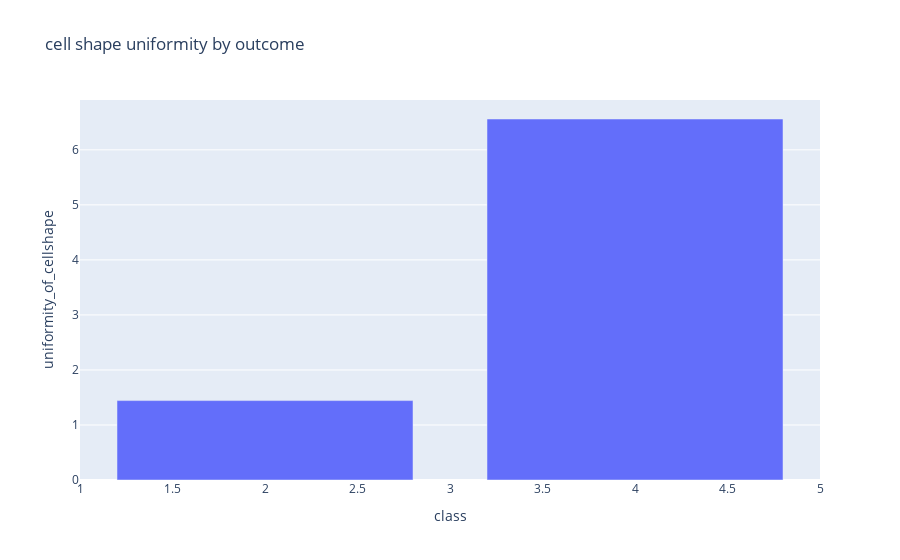

Here is the notebook cell this chart was saved with:
### Code cell
ucshape_by_outcome = df.groupby("class")["uniformity_of_cellshape"].mean().reset_index()
px.bar(ucshape_by_outcome, x="class", y="uniformity_of_cellshape", title="cell shape uniformity by outcome")

### Figure 1 — Plotly figure (JSON) as saved in the notebook; plotly's stock layout.template omitted (floating-point values rounded to 4 significant figures)
{"data": [{"alignmentgroup": "True", "hovertemplate": "class=%{x}<br>uniformity_of_cellshape=%{y}<extra></extra>", "legendgroup": "", "marker": {"color": "#636efa"}, "name": "", "offsetgroup": "", "orientation": "v", "showlegend": false, "textposition": "auto", "type": "bar", "x": [2, 4], "xaxis": "x", "y": [1.443, 6.56], "yaxis": "y"}], "layout": {"barmode": "relative", "legend": {"tracegroupgap": 0}, "title": {"text": "cell shape uniformity by outcome"}, "xaxis": {"anchor": "y", "domain": [0, 1], "title": {"text": "class"}}, "yaxis": {"anchor": "x", "domain": [0, 1], "title": {"text": "uniformity_of_cellshape"}}}}
